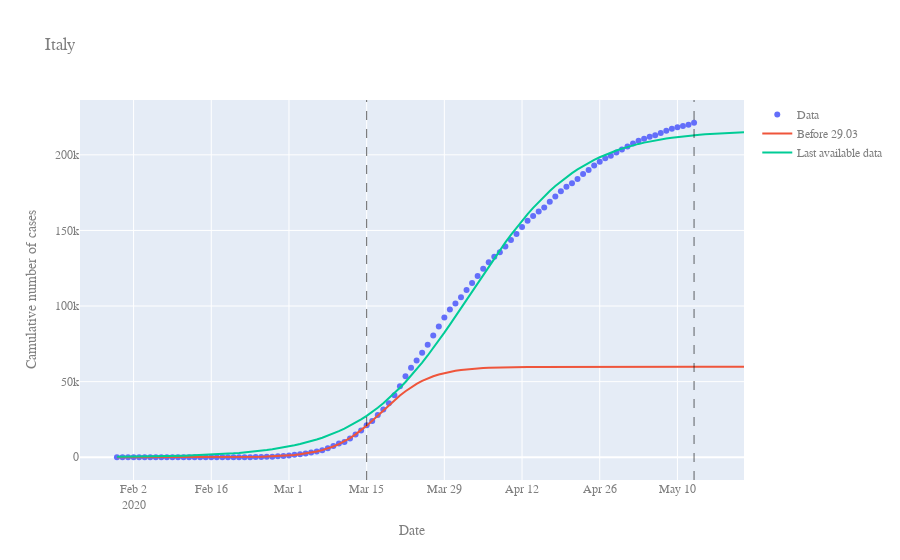
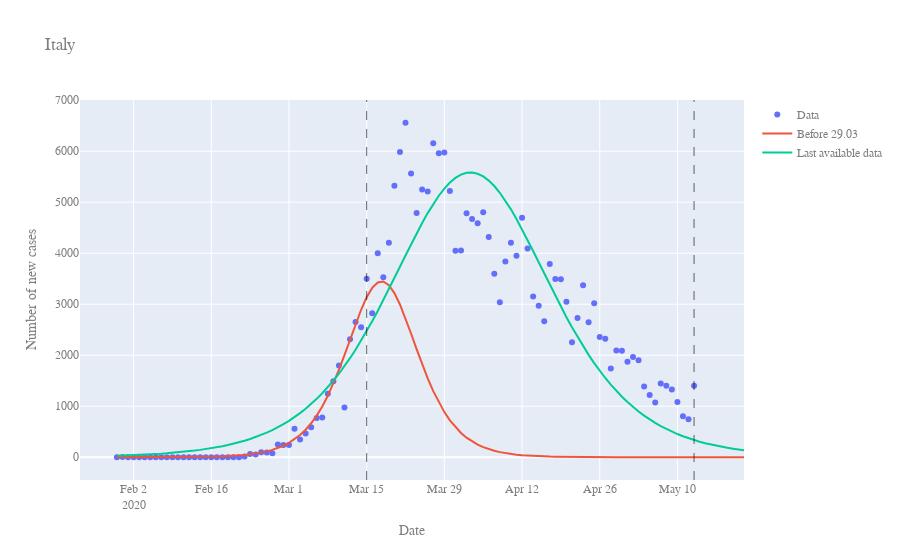

Notebook source saved alongside these figures, in order:
### Code cell
params = get_fit_of_cutoffs(df, cutoffs)
figs = plotter(df, params, events)
display(unfold(params))
for f in figs:
    #add_filling(f, x0=date("2020-02-18"), x1=date("2020-02-23"))
    #add_caption(f, date("2020-02-18"), text="Patient 31", pos_x=-50)
    #add_caption(f, date("2020-02-23"), "Patient 31 isolated", pos_x= 50)
    #add_caption(f, date("2020-02-20-12", format="%Y-%m-%d-%H"), "Shincheonji Church incident", pos_x=- 10, pos_y = -50, wline=False)
    #add_filling(f, date("2020-02-20"), date("2020-03-08"), fill_color="Green")
    #add_caption(f, date("2020-02-29"), "Additional measures imposed<br>Tracking of church members", bg_color="LightGreen",pos_x=160, pos_y=-60, wline=False)
    f.show()
